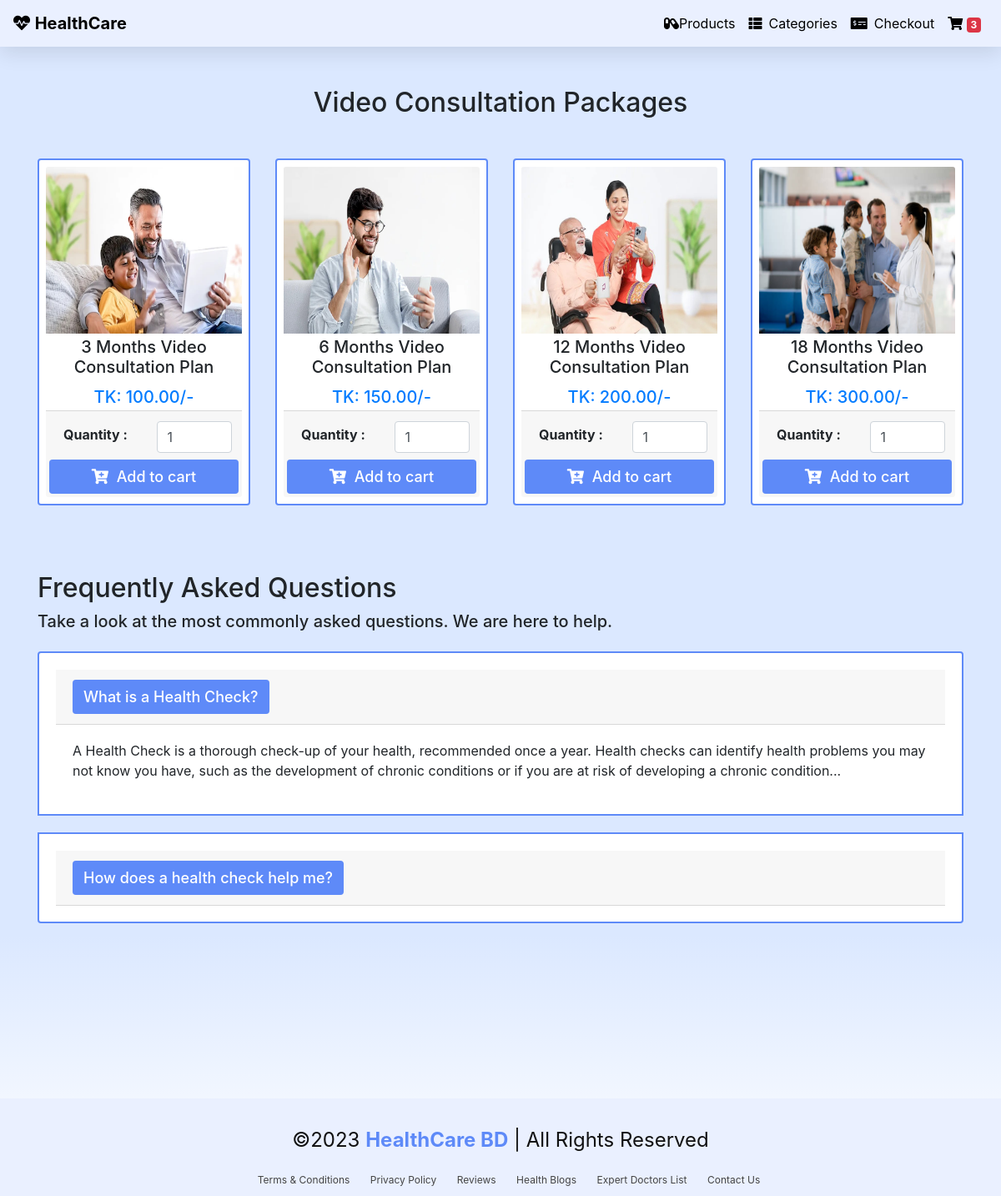
The page / on the database its author committed.
### tables this page shows
CREATE TABLE `product` (
  `id` int(11) NOT NULL,
  `product_name` varchar(255) NOT NULL,
  `product_price` varchar(100) NOT NULL,
  `product_qty` int(11) NOT NULL DEFAULT 1,
  `product_image` varchar(255) NOT NULL,
  `product_code` varchar(50) NOT NULL
);

### index.php (the view, shortened to what this page needs)
<!DOCTYPE html>
<html lang="en">
<head>
  <link rel='stylesheet' href='https://cdnjs.cloudflare.com/ajax/libs/twitter-bootstrap/4.5.2/css/bootstrap.min.css' />
  <link rel='stylesheet' href='https://cdnjs.cloudflare.com/ajax/libs/font-awesome/5.9.0/css/all.min.css' />
</head>
<body>
  <nav class="navbar navbar-expand-md">
    <a class="navbar-brand" href="../index.php" class="logo"> <i class="fas fa-heartbeat"></i> <strong>HealthCare</strong></a>
    <div class="collapse navbar-collapse" id="collapsibleNavbar">
      <ul class="navbar-nav ml-auto">
        <li class="nav-item">
          <a class="nav-link active" href="index.php"><i class="fas fa-capsules"></i>Products</a>
        </li>
        <li class="nav-item">
          <a class="nav-link" href="#"><i class="fas fa-th-list mr-2"></i>Categories</a>
        </li>
        <li class="nav-item">
          <a class="nav-link" href="checkout.php"><i class="fas fa-money-check-alt mr-2"></i>Checkout</a>
        </li>
        <li class="nav-item">
          <a class="nav-link" href="cart.php"><i class="fas fa-shopping-cart"></i> <span id="cart-item" class="badge badge-danger">3</span></a>
        </li>
      </ul>
    </div>
  </nav>
  <div class="container">
  <h2 class="text-center m-5">Video Consultation Packages</h2>
    <div class="row mt-2 pb-3 d-flex justify-content-evenly">
      <?php
  			include 'config.php';
  			$stmt = $conn->prepare('SELECT * FROM product');
  			$stmt->execute();
  			$result = $stmt->get_result();
  			while ($row = $result->fetch_assoc()):
  		?>
      <div class="col-sm-6 col-md-4 col-lg-3 mb-2">
        <div class="card-deck">
          <div class="card p-2 border-secondary mb-2">
            <img src="<?= $row['product_image'] ?>" class="card-img-top" height="200">
            <div class="card-body p-1">
              <h5 class="card-title text-center"><?= $row['product_name'] ?></h5>
              <h5 class="card-text text-center text-primary">TK: <?= number_format($row['product_price'],2) ?>/-</h5>
            </div>
            <div class="card-footer p-1">
              <form action="" class="form-submit">
                <div class="row p-2">
                  <div class="col-md-6 py-1 pl-4">
                    <b>Quantity : </b>
                  </div>
                  <div class="col-md-6">
                    <input type="number" class="form-control pqty" value="<?= $row['product_qty'] ?>">
                  </div>
                </div>
                <button class="btn btn-block addItemBtn"><i class="fas fa-cart-plus"></i>&nbsp;&nbsp;Add to
                  cart</button>
              </form>
            </div>
          </div>
        </div>
      </div>
      <?php endwhile; ?>
    </div>
  </div>
  <div class="container mt-5">
    <h2 class="mb-2">Frequently Asked Questions</h2>
    <h5 class="mb-4">Take a look at the most commonly asked questions. We are here to help.</h5>
    <div class="accordion" id="faqAccordion">
        <div class="card">
            <div class="card-header" id="faqHeading1">
                <h5 class="mb-0">
                    <button class="btn btn-link" type="button" data-toggle="collapse" data-target="#faqCollapse1" aria-expanded="true" aria-controls="faqCollapse1">
                        What is a Health Check?
                    </button>
                </h5>
            </div>
            <div id="faqCollapse1" class="collapse show" aria-labelledby="faqHeading1" data-parent="#faqAccordion">
                <div class="card-body">
                    A Health Check is a thorough check-up of your health, recommended once a year. Health checks can identify health problems you may not know you have, such as the development of chronic conditions or if you are at risk of developing a chronic condition...
                </div>
            </div>
        </div>
        <div class="card">
            <div class="card-header" id="faqHeading2">
                <h5 class="mb-0">
                    <button class="btn btn-link" type="button" data-toggle="collapse" data-target="#faqCollapse2" aria-expanded="false" aria-controls="faqCollapse2">
                        How does a health check help me?
                    </button>
                </h5>
            </div>
        </div>
    </div>
</div>
  <footer>
    <div class="credit"> ©2023 <span>HealthCare BD</span> | All Rights Reserved</div>
    <div class="last-part">
        <a href="#conditions">Terms & Conditions</a>
        <a href="#privacy">Privacy Policy</a>
        <a href="#reviews">Reviews</a>
        <a href="#blogs">Health Blogs</a>
        <a href="#doctors">Expert Doctors List</a>
        <a href="contact">Contact Us</a>
    </div>
</footer>
</body>
</html>

### index.php (style rules this page uses)
body { background-image: linear-gradient(180deg, #DBE8FF 78.25%, rgba(219, 232, 255, 0.00) 100%); }
.navbar { background: #EAF0FF!important; box-shadow: 0 .5rem 1.5rem rgba(0, 0, 0, .1); }
.navbar-brand, .nav-item a { color: black; }
.card { border: 2px solid #5e8af8!important; border-radius: 4px; padding: 20px; margin-bottom: 20px; }
.btn { color: white; background-color: #5e8af8; font-size: 18px; font-weight: 500; }
footer { background: #EAF0FF!important; text-align: center; margin-top: 210px; }
footer .credit { padding: 1rem; padding-top: 2rem; margin-top: 2rem; text-align: center; font-size: 1.5rem; color: #111; }
footer .credit span { color: #5e8af8; font-weight: bold; }
footer .last-part a { font-size: 12px; margin-left: 20px; color: #444; display: inline-block; margin-bottom: 10px; }

### rows shown on the page
product: product_image (picture), product_name "3 Months Video Consultation Plan", product_price "100.00", product_qty "1"
product: product_image (picture), product_name "6 Months Video Consultation Plan", product_price "150.00", product_qty "1"
product: product_image (picture), product_name "12 Months Video Consultation Plan", product_price "200.00", product_qty "1"
product: product_image (picture), product_name "18 Months Video Consultation Plan", product_price "300.00", product_qty "1"
